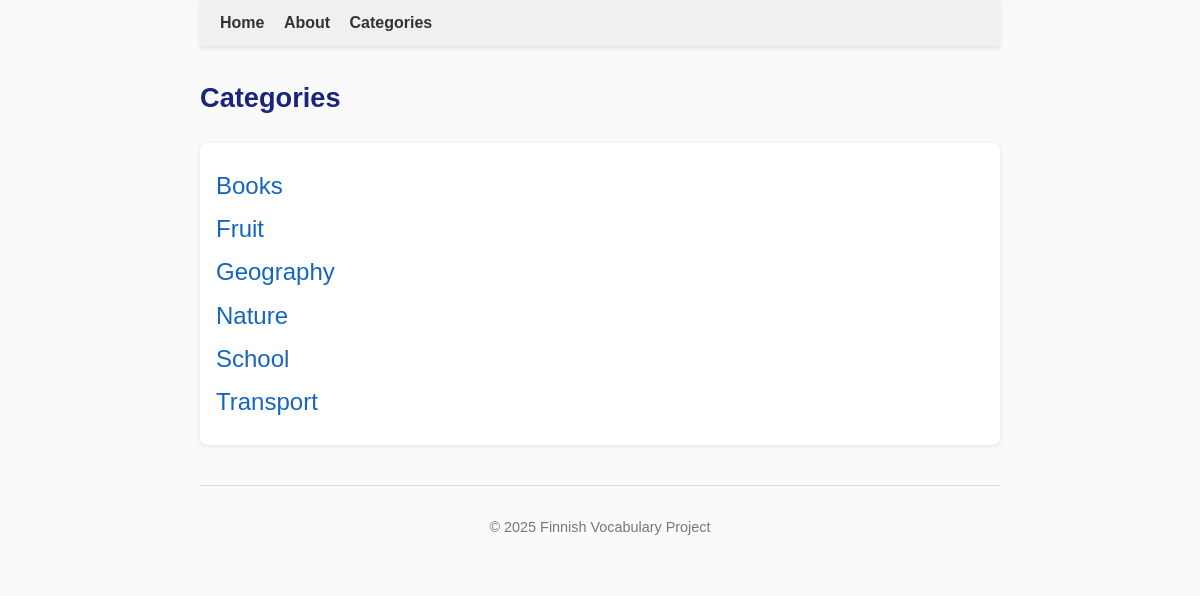
The page /categories on the database as committed earlier.
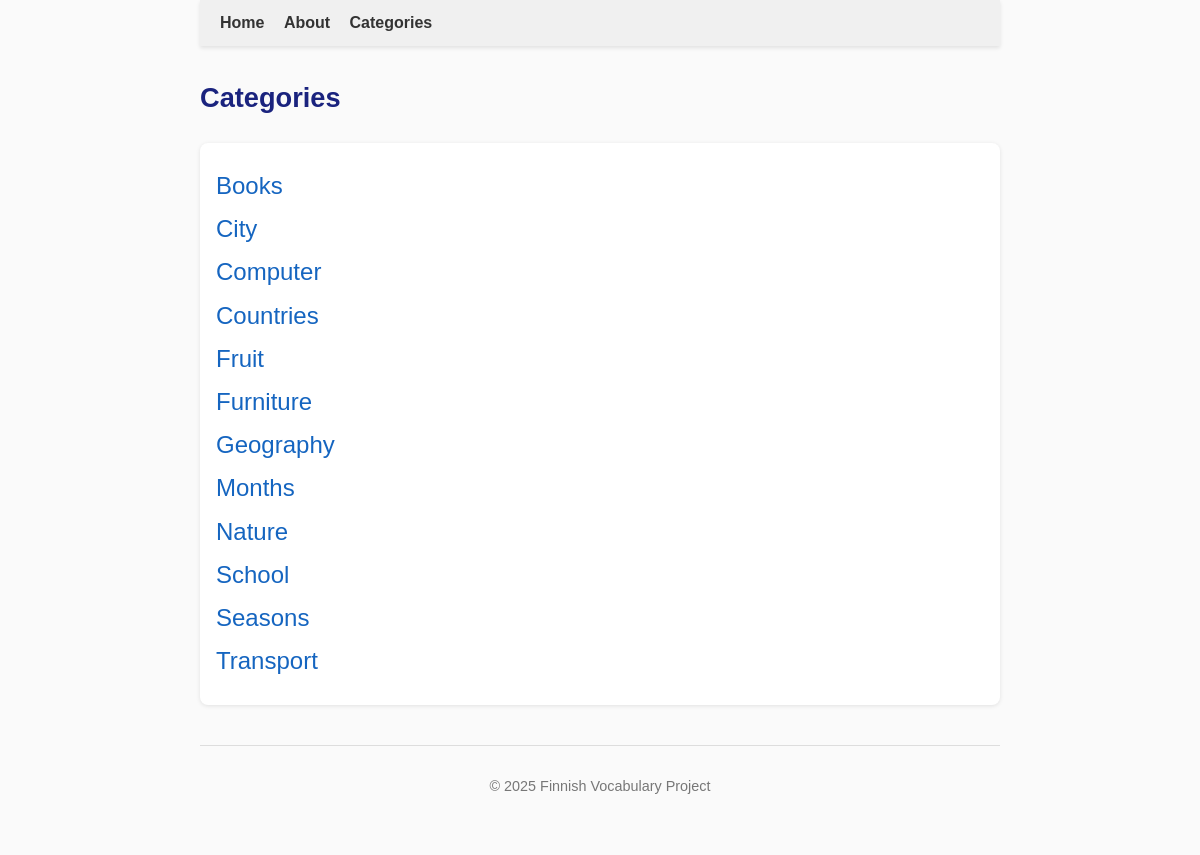
The same page on the database as committed later.
### tables this page shows
CREATE TABLE categories (
    id INTEGER PRIMARY KEY,
    name TEXT NOT NULL UNIQUE,
    parent_id INTEGER REFERENCES categories(id)
);

### app.py (the view)
@app.route('/categories')
def categories():
    conn = sqlite3.connect("finnish.db")
    conn.row_factory = sqlite3.Row
    cur = conn.cursor()
    cur.execute("SELECT id, name, parent_id FROM categories ORDER BY name")
    rows = cur.fetchall()
    categories_dict = {}
    for row in rows:
        if row['parent_id']:
            categories_dict.setdefault(row['parent_id'], []).append(row)
        else:
            categories_dict.setdefault(None, []).append(row)
    conn.close()
    return render_template('categories.html', categories=categories_dict)

### templates/categories.html
{% extends "base.html" %}
{% block content %}
<h2>Categories</h2>
<div class="categories-list">
{% if categories.get(None) %}
<ul>
{% for cat in categories.get(None) %}
    <li>
        <a href="{{ url_for('show_category', category_name=cat['name']) }}">
            {{ cat['name'] }}
        </a>
    </li>
{% endfor %}
</ul>
{% else %}
<p>No categories found.</p>
{% endif %}
</div>
{% endblock %}

### templates/base.html (shortened to what this page needs)
<!DOCTYPE html>
<html lang="en">
<head>
    <link rel="stylesheet" href="{{ url_for('static', filename='style.css') }}">
</head>
<body>
    <header>
        <nav>
            <a href="{{ url_for('home') }}">Home</a>
            <a href="{{ url_for('about') }}">About</a>
            <a href="{{ url_for('categories') }}">Categories</a>
        </nav>
    </header>
    <main>
        {% block content %}{% endblock %}
    </main>
    <footer>
        <p>&copy; 2025 Finnish Vocabulary Project</p>
    </footer>
</body>
</html>

### static/style.css (style rules this page uses)
body { font-family: Arial, sans-serif; max-width: 800px; margin: 0 auto; line-height: 1.6; color: #222; background-color: #fafafa; padding: 0 20px 40px 20px; }
header { background-color: #f0f0f0; padding: 10px 20px; margin-bottom: 30px; box-shadow: 0 2px 4px rgba(0, 0, 0, 0.1); }
nav { max-width: 800px; margin: auto; }
nav a { text-decoration: none; color: #333; margin-right: 15px; font-weight: bold; }
main { max-width: 800px; margin: auto; }
h2 { font-size: 1.7em; color: #1a237e; margin-bottom: 0.2em; }
footer { text-align: center; padding: 15px; margin-top: 40px; font-size: 0.9em; color: #777; border-top: 1px solid #ddd; }
.categories-list, .category-words { margin-top: 1.5em; padding: 1em; background-color: #ffffff; border-radius: 8px; box-shadow: 0 1px 4px rgba(0,0,0,0.1); }
.categories-list ul, .category-words ul { list-style-type: none; padding-left: 0; margin: 0.5em 0; }
.categories-list li, .category-words li { margin: 0.3em 0; }
.categories-list a { text-decoration: none; color: #1565c0; font-weight: 500; font-size: 1.5em; }

Rows that differ between the two databases and show on the page:
added categories: name "City"
added categories: name "Computer"
added categories: name "Countries"
added categories: name "Furniture"
added categories: name "Months"
added categories: name "Seasons"
